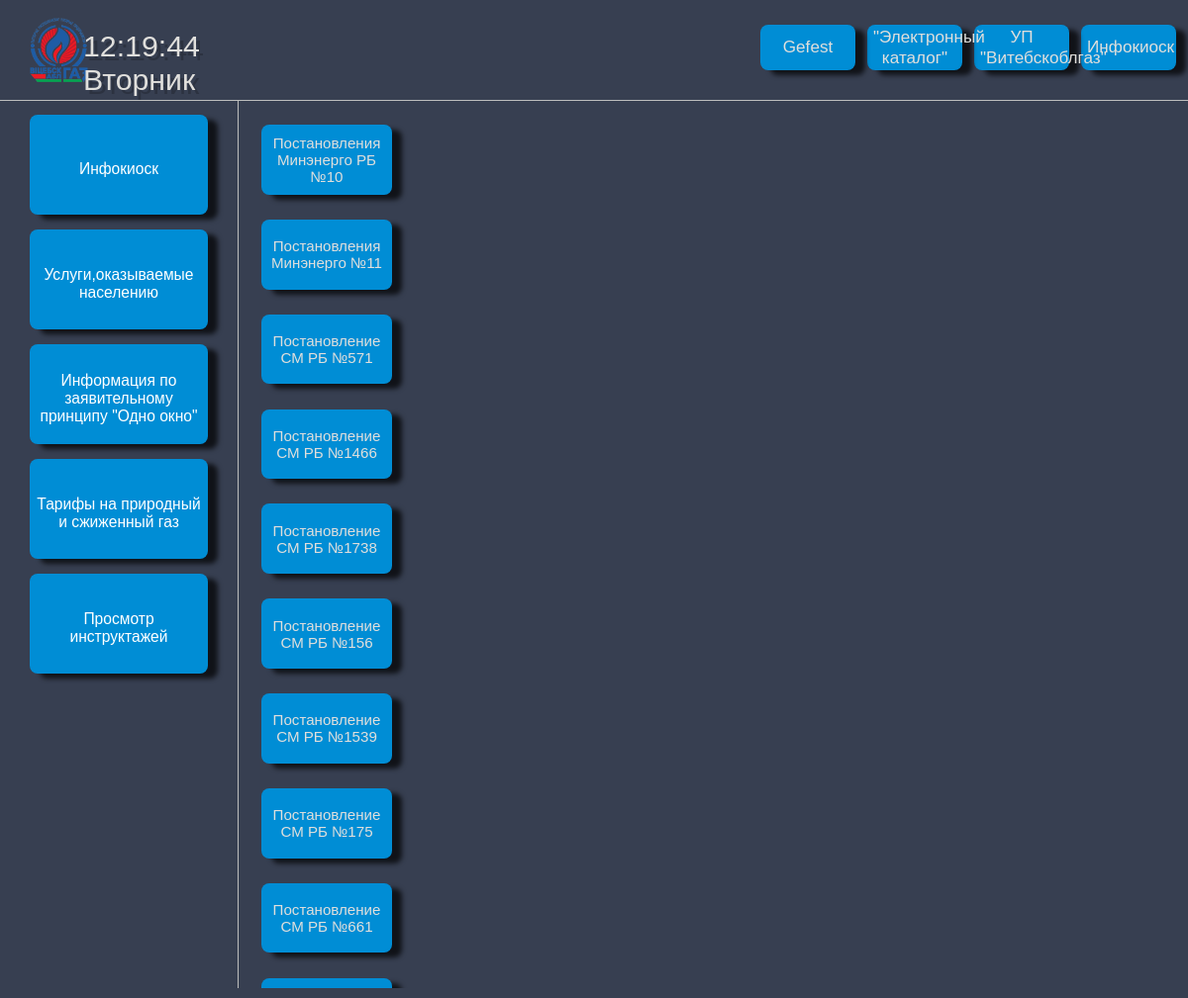
/OneWindow/Document_forms/Resolutions/, run on the app's committed database.
### main/models.py (models this page shows, shortened)
class Resolutions(models.Model):
    title = models.CharField('Название', max_length=150)
    file = models.FileField('Файл', upload_to='Resolutions/')
    times = models.DateField('Дата публикации')
    class Meta:
        verbose_name = 'Постановления'
        verbose_name_plural = 'Постановления'

### main/views.py (the view)
# urls.py: path('OneWindow/Document_forms/Resolutions/', views.Resolutions_home, name='Resolutions'),
def Resolutions_home(request):
    data = Resolutions.objects.all()
    return render(request,'main/OneWindow/list_of_documents/Resolutions.html', {'data': data})

### main/templates/main/OneWindow/list_of_documents/Resolutions.html (shortened to what this page needs)
{%extends 'main/layout.html'%}
{%block body%}
{%for el in data%}
        <div class="test123">
        <button class="topbar_button_2" >{{ el.title }}</button>
</div>
{%endfor%}
{%endblock%}

### main/static/main/css/style.css (style rules this page uses)
.bkgrd { background-color: #373F51; background-repeat: no-repeat; margin: 0; background-position: center; background-attachment: fixed; -webkit-background-size: cover; -moz-background-size: cover; -o-background-size: cover; background-size: cover; }
.topbar_button_2 { font-family: Arial; background-color: #008DD5; color : #e0dfdc; float: center; text-align: center; border: none; box-shadow: 10px 5px 5px rgba(0, 0, 0, .7); font-size: 1.5vh; border-radius: 8px; margin-top: 2.5vh; margin-left: 2vw; height: 7vh; width: 11vw; }
.test123 { position fixed; width: 20vw; }

### data on the page
Resolutions: title "Постановления Минэнерго РБ №10"
Resolutions: title "Постановления Минэнерго №11"
Resolutions: title "Постановление СМ РБ №571"
Resolutions: title "Постановление СМ РБ №1466"
Resolutions: title "Постановление СМ РБ №1738"
Resolutions: title "Постановление СМ РБ №156"
Resolutions: title "Постановление СМ РБ №1539"
Resolutions: title "Постановление СМ РБ №175"
Resolutions: title "Постановление СМ РБ №661"
